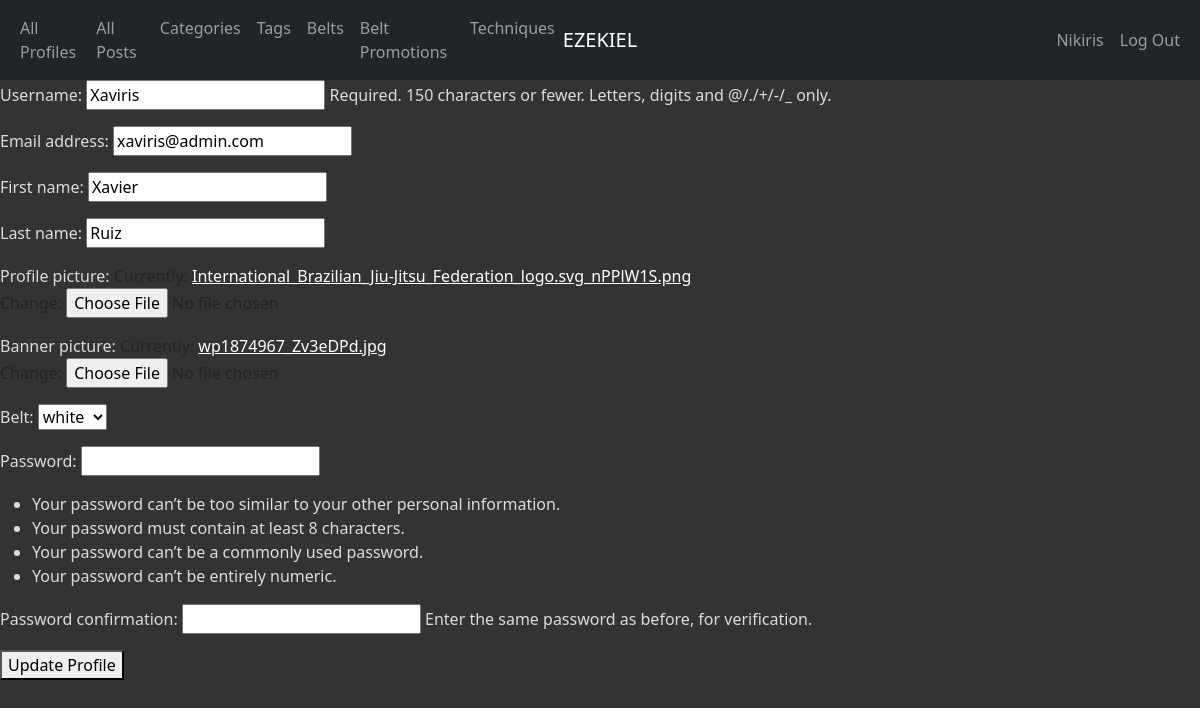
Screenshot of /profiles/3/update/ (signed in) with the database file from the repository.
### app_info/models.py (models this page shows, shortened)
class Profile(AbstractUser):
    profile_id = models.AutoField(primary_key=True)
    first_name = models.CharField(max_length=45)
    last_name = models.CharField(max_length=45)
    join_date = models.DateTimeField(default=timezone.now)
    profile_picture = models.ImageField(default="")
    banner_picture = models.ImageField(default="")
    belt = models.ForeignKey(Belt, related_name='profiles', on_delete=models.PROTECT)
    def get_absolute_url(self):
        return reverse('app_info_profile_detail_urlpattern',
                       kwargs={'pk': self.pk}
                       )
    def get_update_url(self):
        return reverse('app_info_profile_update_urlpattern',
                       kwargs={'pk': self.pk}
                       )
    class Meta:
        ordering = ['first_name']

class Belt(models.Model):
    belt_id = models.AutoField(primary_key=True)
    name = models.CharField(max_length=45)
    def __str__(self):
        return '%s' % (self.name)
    class Meta:
        ordering = ['name']

### app_info/views.py (the view, shortened to what this page needs)
class ProfileUpdate(LoginRequiredMixin, PermissionRequiredMixin, UpdateView):
    form_class = ProfileForm
    model = Profile
    template_name = 'app_info/profile_form_update.html'
    permission_required = ''

### app_info/forms.py (shortened to what this page needs)
class ProfileForm(UserCreationForm):
    class Meta:
        model = Profile
        fields = '__all__'
        exclude = ('join_date', 'last_login', 'groups', 'user_permissions', 'password', 'is_superuser', 'is_staff', 'is_active', 'date_joined')

### app_info/templates/app_info/profile_form_update.html (shortened to what this page needs)
{% extends 'app_info/base.html' %}
{% block content %}
    <form
        action="{{ profile.get_update_url }}"
        method="post">
        {{ form.as_p }}
        <button type="submit" class="button button-primary">Update Profile</button>
    </form>
{% endblock %}

### app_info/templates/app_info/base.html (shortened to what this page needs)
{% load static %}
<!DOCTYPE html>
<html lang="en">
<head>
  {% load bootstrap5 %}
  {% bootstrap_css %}
        <link rel="stylesheet" type="text/css"
          href="{% static 'app_info/cover.css' %}">
</head>
<body>
<nav class="navbar navbar-expand-md navbar-dark bg-dark">
    <div class="container-fluid">
        <div class="navbar-collapse collapse w-100 order-1 order-md-0 dual-collapse2">
            <ul class="navbar-nav me-auto">
            <li class="nav-item">
                <a class="nav-link" href="{% url 'app_info_profile_list_urlpattern' %}">
                    All Profiles</a></li>
            <li class="nav-item">
                <a class="nav-link" href="{% url 'app_info_post_list_urlpattern' %}">
                    All Posts</a>
            </li>
            <li class="nav-item">
                <a class="nav-link" href="{% url 'app_info_categories_list_urlpattern' %}">
                    Categories</a>
            </li>
            <li class="nav-item">
                <a class="nav-link" href="{% url 'app_info_tag_list_urlpattern' %}">
                    Tags</a>
            </li>
            <li class="nav-item">
                <a class="nav-link" href="{% url 'app_info_belt_list_urlpattern' %}">
                    Belts</a>
            </li>
            <li class="nav-item">
                <a class="nav-link" href="{% url 'app_info_belt_promotion_post_list_urlpattern' %}">
                    Belt Promotions</a>
            </li>
            <li class="nav-item">
                <a class="nav-link" href="{% url 'app_info_technique_list_urlpattern' %}">
                    Techniques</a>
            </li>
            </ul>
        </div>
        <div class="mx-auto order-0">
            <a class="navbar-brand mx-auto" href="/">EZEKIEL</a>
        </div>
        <div class="navbar-collapse collapse w-100 order-3 dual-collapse2">
            <ul class="navbar-nav ms-auto">
                <li class="nav-item">
                    {% if user.is_authenticated %}
                    <li><a class="nav-link" href="{{ user.get_absolute_url }}">
                        {{ user.username }}</a></li>
                {% else %}
                    <li><a class="nav-link" href="{% url 'app_info_profile_create_urlpattern'%}">Sign Up</a></li>
                {% endif %}
                </li>
                <li class="nav-item">
                    {% if user.is_authenticated %}
                    <li><a class="nav-link" href="{% url 'logout_urlpattern' %}">
                        Log Out</a></li>
                {% else %}
                    <li><a class="nav-link" href="{% url 'login_urlpattern' %}">
                        Login</a></li>
                {% endif %}
                </li>
            </ul>
        </div>
    </div>
</nav>
{% block content %}{% endblock %}
</body>
</html>

### static/app_info/cover.css (style rules this page uses)
a, a:focus, a:hover { color: #fff; }
html, body { height: 100%; background-color: #333; }
div, h2, h3, em, li, span, label, td, th { color: gainsboro; }

### rows the page displays
Profile: username "Nikiris"
Profile: username "Xaviris", email "xaviris@admin.com", first_name "Xavier", last_name "Ruiz"
Belt: belt "white"
